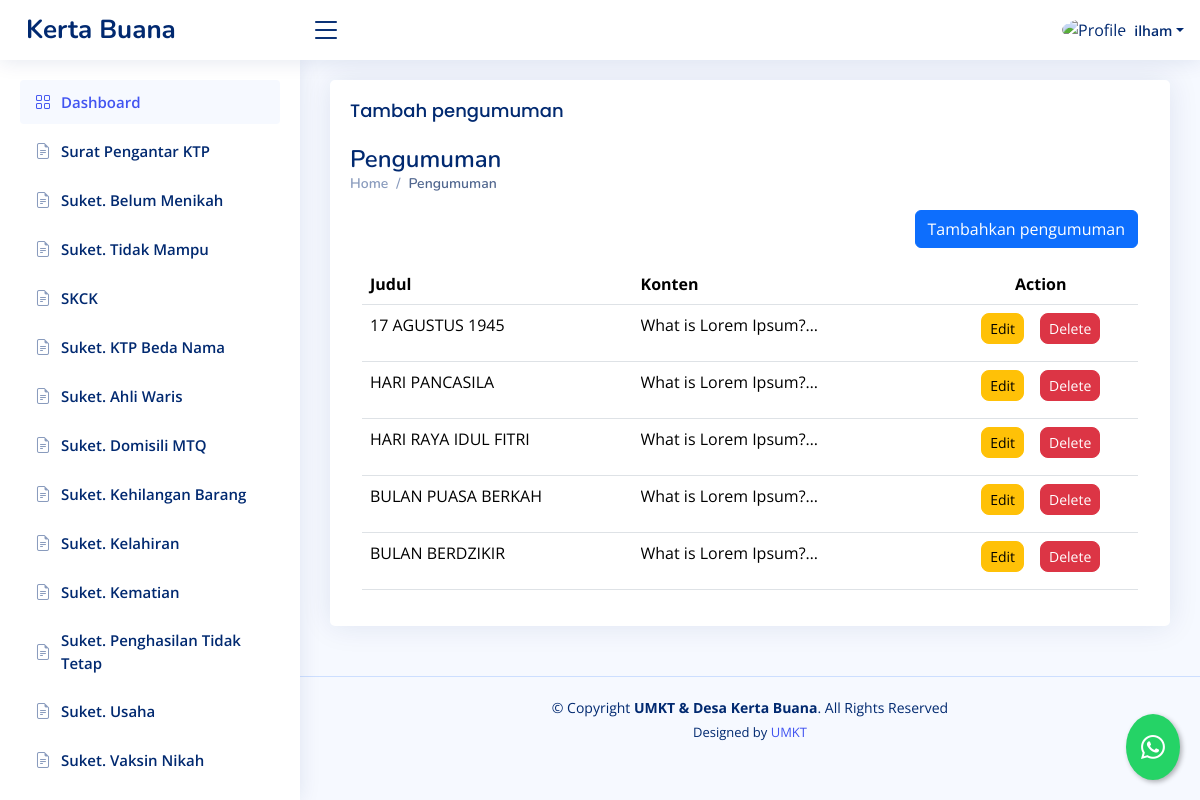
/dashboard/tambah-pengumuman/ (signed in), run on the app's committed database.
### dashboard/models.py (models this page shows, shortened)
class Pengumuman(models.Model):
    penulis = models.ForeignKey(User, on_delete=models.CASCADE, blank=True, null=True)
    judul = models.CharField(max_length=200)
    konten = models.TextField()
    date = models.DateTimeField(auto_now_add=True)
    picture = models.URLField(blank=True, null=True)

### dashboard/views.py (the view, shortened to what this page needs)
# urls.py: path("tambah-pengumuman/", pengumuman, name="pengumuman"),
@login_required
def pengumuman(request):
    template_name = "backend/pengumuman.html"
    annc = Pengumuman.objects.all()
    context = {
        "annc" : annc
    }
    return render(request, template_name, context)

### templates/backend/pengumuman.html (shortened to what this page needs)
{% extends "backend/base_ui.html" %} {% load static %} {% load custom_filters %} {% block konten %}
<div class="card">
  <div class="card-body">
    <h5 class="card-title">Tambah pengumuman</h5>
    <div>
      <div class="pagetitle">
        <h1>Pengumuman</h1>
        <nav>
          <ol class="breadcrumb">
            <li class="breadcrumb-item"><a href="{% url 'dashboard' %}">Home</a></li>
            <li class="breadcrumb-item active">Pengumuman</li>
          </ol>
        </nav>
      </div>
      {% if value %}
      <div class="card">
        <div class="card-body">
          <h5 class="card-title">Pengumuman</h5>
          <form
            class="g-5"
            method="post"
            action="{% url 'edit_pengumuman' value.id %}"
            enctype="multipart/form-data"
          >
            {% csrf_token %}
            <div class="col-12">
              <label for="inputJudul" class="form-label">Judul</label>
              <input
                type="text"
                class="form-control"
                id="inputJudul"
                value="{{ value.judul }}"
                name="inputJudul"
              />
            </div>
            <div class="col-12">
              <label for="inputKonten" class="form-label">Konten</label>
              <textarea name="inputKonten">{{ value.konten | safe }}"</textarea>
            </div>
            <div class="row mb-3">
              <label for="inputNumber" class="form-label">Upload gambar</label>
              <div class="col-sm-10">
                <input
                  class="form-control"
                  type="file"
                  id="formFile"
                  name="inputGambar"
                />
              </div>
            </div>
            <div class="row mb-3">
              <div class="col-sm-10 gap-5">
                <a href="{% url 'pengumuman' %}">
                  <button class="btn btn-secondary">Cancel</button>
                </a>
                <button type="submit" class="btn btn-primary">Submit</button>
              </div>
            </div>
          </form>
        </div>
      </div>
      {% else %}
      <div class="container-fluid">
        <div class="d-flex justify-content-end mb-3">
          <button
            type="button"
            class="btn btn-primary"
            data-bs-toggle="modal"
            data-bs-target="#formModal"
          >
            Tambahkan pengumuman
          </button>
        </div>
        <div class="table-responsive">
          <table class="table datatable">
            <thead>
              <tr>
                <th>Judul</th>
                <th>Konten</th>
                <th class="text-center">Action</th>
              </tr>
            </thead>
            <tbody>
              {% for pengumuman in annc %}
              <tr>
                <td>
                  <div
                    style="
                      display: -webkit-box;
                      -webkit-box-orient: vertical;
                      -webkit-line-clamp: 1;
                      line-clamp: 1;
                      overflow: hidden;
                      overflow-wrap: break-word;
                      word-wrap: break-word;
                      hyphens: auto;
                      max-width: 200px;
                    "
                  >
                    <p>{{ pengumuman.judul }}</p>
                  </div>
                </td>
                <td>
                  <div
                    style="
                      display: -webkit-box;
                      -webkit-box-orient: vertical;
                      -webkit-line-clamp: 1;
                      line-clamp: 1;
                      overflow: hidden;
                      overflow-wrap: break-word;
                      word-wrap: break-word;
                      hyphens: auto;
                      max-width: 200px;
                    "
                  >
                    <p>{{ pengumuman.konten|striptags }}</p>
                  </div>
                </td>
                <td class="text-center">
                  <div
                    class="btn-group gap-3"
                    role="group"
                    aria-label="Action buttons"
                  >
                    <a
                      href="{% url 'edit_pengumuman' pengumuman.id %}"
                      class="text-decoration-none"
                    >
                      <button
                        type="button"
                        class="btn btn-warning btn-sm rounded-3"
                      >
                        Edit
                      </button>
                    </a>
                    <a
                      href="{% url 'delete_pengumuman' pengumuman.id %}"
                      class="text-decoration-none"
                    >
                      <button
                        type="button"
                        class="btn btn-danger btn-sm rounded-3"
                      >
                        Delete
                      </button>
                    </a>
                  </div>
                </td>
              </tr>
              {% endfor %}
            </tbody>
          </table>
        </div>
      </div>
      {% endif %}
    </div>
  </div>
</div>
{% endblock konten %}

### templates/backend/base_ui.html (shortened to what this page needs)
{% load static %}
<!DOCTYPE html>
<html lang="en">
  <head>
    <link
      href="{% static 'backend/vendor/bootstrap/css/bootstrap.min.css'%}"
      rel="stylesheet"
    />
    <link
      href="{% static 'backend/vendor/bootstrap-icons/bootstrap-icons.css'%}"
      rel="stylesheet"
    />
    <link
      href="{% static 'backend/vendor/boxicons/css/boxicons.min.css'%}"
      rel="stylesheet"
    />
    <link
      href="{% static 'backend/vendor/quill/quill.snow.css'%}"
      rel="stylesheet"
    />
    <link
      href="{% static 'backend/vendor/quill/quill.bubble.css'%}"
      rel="stylesheet"
    />
    <link
      href="{% static 'backend/vendor/remixicon/remixicon.css'%}"
      rel="stylesheet"
    />
    <link
      href="{% static 'backend/vendor/simple-datatables/style.css'%}"
      rel="stylesheet"
    />
    <link href="{% static 'backend/css/style.css'%}" rel="stylesheet" />
  </head>
  <body>
    <header id="header" class="header fixed-top d-flex align-items-center">
      <div class="d-flex align-items-center justify-content-between">
        <a href="{% url 'welcome'%}" class="logo d-flex align-items-center">
          <span class="d-none d-lg-block">Kerta Buana</span>
        </a>
        <i class="bi bi-list toggle-sidebar-btn"></i>
      </div>
      <nav class="header-nav ms-auto">
        <ul class="d-flex align-items-center">
          <li class="nav-item dropdown pe-3">
            <a
              class="nav-link nav-profile d-flex align-items-center pe-0"
              href="#"
              data-bs-toggle="dropdown"
            >
              {% if user.is_superuser %}
              <img
                src="{% static 'backend/img/orang.png'%}"
                alt="Profile"
                class="rounded-circle"
              />
              {% else %}
              <img
                src="{% static 'backend/img/family.png'%}"
                alt="Profile"
                class="rounded-circle"
              />
              {% endif %}
              <span class="d-none d-md-block dropdown-toggle ps-2"
                >{{request.user.username}}</span
              > </a
            >
          </li>
        </ul>
      </nav>
    </header>
    <aside id="sidebar" class="sidebar">
      <ul class="sidebar-nav" id="sidebar-nav">
        <li class="nav-item">
          <a class="nav-link" href="{% url 'dashboard'%}">
            <i class="bi bi-grid"></i>
            <span>Dashboard</span>
          </a>
        </li>
        {% if user.is_superuser %}
        <li class="nav-item">
          <a
            class="nav-link collapsed"
            data-bs-target="#forms-nav"
            data-bs-toggle="collapse"
            href="#"
          >
            <i class="bi bi-journal-text"></i><span>Surat</span
            ><i class="bi bi-chevron-down ms-auto"></i>
          </a>
          <ul
            id="forms-nav"
            class="nav-content collapse"
            data-bs-parent="#sidebar-nav"
          >
            <li>
              <a href="{% url 'suketpermohonanktp' %}">
                <i class="bi bi-circle"></i><span>Surat Pengantar KTP</span>
              </a>
            </li>
            <li>
              <a href="{% url 'suketbelummenikah'%}">
                <i class="bi bi-circle"></i><span>Suket. Belum Menikah</span>
              </a>
            </li>
            <li>
              <a href="{% url 'sukettidakmampu'%}">
                <i class="bi bi-circle"></i><span>Suket. Tidak Mampu</span>
              </a>
            </li>
            <li>
              <a href="{% url 'skck'%}">
                <i class="bi bi-circle"></i><span>SKCK</span>
              </a>
            </li>
            <li>
              <a href="{% url 'suketktpbedanama'%}">
                <i class="bi bi-circle"></i><span>Suket. KTP Beda Nama</span>
              </a>
            </li>
            <li>
              <a href="{% url 'suketahliwaris' %}">
                <i class="bi bi-circle"></i><span>Suket. Ahli Waris</span>
              </a>
            </li>
            <li>
              <a href="{% url 'suketMTQ'%}">
                <i class="bi bi-circle"></i><span>Suket. Domisili MTQ</span>
              </a>
            </li>
            <li>
              <a href="{% url 'suketkehilangan' %}">
                <i class="bi bi-circle"></i
                ><span>Suket. Kehilangan Barang</span>
              </a>
            </li>
            <li>
              <a href="{% url 'suketkelahiran' %}">
                <i class="bi bi-circle"></i><span>Suket. Kelahiran</span>
              </a>
            </li>
            <li>
              <a href="{% url 'suketkematian' %}">
                <i class="bi bi-circle"></i><span>Suket. Kematian</span>
              </a>
            </li>
            <li>
              <a href="{% url 'suketpenghasilantidaktetap' %}">
                <i class="bi bi-circle"></i
                ><span>Suket. Penghasilan Tidak Tetap</span>
              </a>
            </li>
            <li>
              <a href="{% url 'suketusaha' %}">
                <i class="bi bi-circle"></i><span>Suket. Usaha</span>
              </a>
            </li>
            <li>
              <a href="{% url 'suketvaksinnikah' %}">
                <i class="bi bi-circle"></i><span>Suket. Vaksin Nikah</span>
              </a>
            </li>
            <li>
              <a href="{% url 'suketpindahnikah' %}">
                <i class="bi bi-circle"></i><span>Suket. Pindah Nikah</span>
              </a>
            </li>
            <li>
              <a href="{% url 'suketrekkeltani' %}">
                <i class="bi bi-circle"></i><span>Suket. Kelompok Tani</span>
              </a>
            </li>
          </ul>
        </li>
        {% else %}
        <li class="nav-item">
          <a class="nav-link collapsed" href="{% url 'suketpermohonanktp' %}">
            <i class="bi bi-file-earmark-text"></i
            ><span>Surat Pengantar KTP</span>
          </a>
        </li>
        <li class="nav-item">
          <a class="nav-link collapsed" href="{% url 'suketbelummenikah'%}">
            <i class="bi bi-file-earmark-text"></i
            ><span>Suket. Belum Menikah</span>
          </a>
        </li>
        <li class="nav-item">
          <a class="nav-link collapsed" href="{% url 'sukettidakmampu'%}">
            <i class="bi bi-file-earmark-text"></i
            ><span>Suket. Tidak Mampu</span>
          </a>
        </li>
        <li class="nav-item">
          <a class="nav-link collapsed" href="{% url 'skck'%}">
            <i class="bi bi-file-earmark-text"></i><span>SKCK</span>
          </a>
        </li>
        <li class="nav-item">
          <a class="nav-link collapsed" href="{% url 'suketktpbedanama'%}">
            <i class="bi bi-file-earmark-text"></i
            ><span>Suket. KTP Beda Nama</span>
          </a>
        </li>
        <li class="nav-item">
          <a class="nav-link collapsed" href="{% url 'suketahliwaris' %}">
            <i class="bi bi-file-earmark-text"></i
            ><span>Suket. Ahli Waris</span>
          </a>
        </li>
        <li class="nav-item">
          <a class="nav-link collapsed" href="{% url 'suketMTQ'%}">
            <i class="bi bi-file-earmark-text"></i
            ><span>Suket. Domisili MTQ</span>
          </a>
        </li>
        <li class="nav-item">
          <a class="nav-link collapsed" href="{% url 'suketkehilangan' %}">
            <i class="bi bi-file-earmark-text"></i
            ><span>Suket. Kehilangan Barang</span>
          </a>
        </li>
        <li class="nav-item">
          <a class="nav-link collapsed" href="{% url 'suketkelahiran' %}">
            <i class="bi bi-file-earmark-text"></i><span>Suket. Kelahiran</span>
          </a>
        </li>
        <li class="nav-item">
          <a class="nav-link collapsed" href="{% url 'suketkematian' %}">
            <i class="bi bi-file-earmark-text"></i><span>Suket. Kematian</span>
          </a>
        </li>
        <li class="nav-item">
          <a
            class="nav-link collapsed"
            href="{% url 'suketpenghasilantidaktetap' %}"
          >
            <i class="bi bi-file-earmark-text"></i
            ><span>Suket. Penghasilan Tidak Tetap</span>
          </a>
        </li>
        <li class="nav-item">
          <a class="nav-link collapsed" href="{% url 'suketusaha' %}">
            <i class="bi bi-file-earmark-text"></i><span>Suket. Usaha</span>
          </a>
        </li>
        <li class="nav-item">
          <a class="nav-link collapsed" href="{% url 'suketvaksinnikah' %}">
            <i class="bi bi-file-earmark-text"></i
            ><span>Suket. Vaksin Nikah</span>
          </a>
        </li>
        <li class="nav-item">
          <a class="nav-link collapsed" href="{% url 'suketpindahnikah' %}">
          </a>
        </li>
        {% endif %}
      </ul>
    </aside>
    <main id="main" class="main">
      {% block konten %}{% endblock konten %}
    </main>
    <footer id="footer" class="footer">
      <div class="copyright">
        &copy; Copyright <strong><span>UMKT & Desa Kerta Buana</span></strong
        >. All Rights Reserved
      </div>
      <div class="credits">
        Designed by <a href="https://www.umkt.ac.id/">UMKT</a>
      </div>
    </footer>
    <a
      href="https://wa.me/6281234567890?text=Halo,%20saya%20butuh%20bantuan"
      class="whatsapp-float"
      target="_blank"
      title="Hubungi kami via WhatsApp"
    >
      <i class="bi bi-whatsapp"></i>
    </a>
  </body>
</html>

### data on the page
Pengumuman: judul "17 AGUSTUS 1945", konten "What is Lorem…"
Pengumuman: judul "HARI PANCASILA", konten "What is Lorem…"
Pengumuman: judul "HARI RAYA IDUL FITRI", konten "What is Lorem…"
Pengumuman: judul "BULAN PUASA BERKAH", konten "What is Lorem…"
Pengumuman: judul "BULAN BERDZIKIR", konten "What is Lorem…"

### other printed values
{{ request.user.username }} "ilham"
